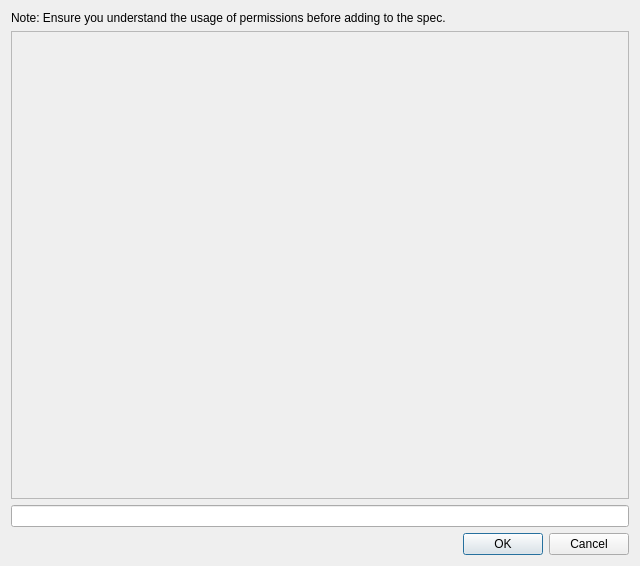
<?xml version="1.0" encoding="UTF-8"?>
<ui version="4.0">
 <class>AndroidPermissionsDialog</class>
 <widget class="QDialog" name="AndroidPermissionsDialog">
  <property name="geometry">
   <rect>
    <x>0</x>
    <y>0</y>
    <width>640</width>
    <height>566</height>
   </rect>
  </property>
  <property name="windowTitle">
   <string>About Buildertron...</string>
  </property>
  <layout class="QGridLayout" name="gridLayout">
   <item row="2" column="1">
    <widget class="QScrollArea" name="scrollArea">
     <property name="widgetResizable">
      <bool>true</bool>
     </property>
     <widget class="QWidget" name="scrollAreaWidgetContents">
      <property name="geometry">
       <rect>
        <x>0</x>
        <y>0</y>
        <width>616</width>
        <height>455</height>
       </rect>
      </property>
      <layout class="QVBoxLayout" name="verticalLayout">
       <item>
        <layout class="QGridLayout" name="gridPermissions"/>
       </item>
       <item>
        <spacer name="verticalSpacer">
         <property name="orientation">
          <enum>Qt::Vertical</enum>
         </property>
         <property name="sizeHint" stdset="0">
          <size>
           <width>20</width>
           <height>40</height>
          </size>
         </property>
        </spacer>
       </item>
      </layout>
     </widget>
    </widget>
   </item>
   <item row="1" column="1">
    <widget class="QLabel" name="label_6">
     <property name="text">
      <string>Note: Ensure you understand the usage of permissions before adding to the spec.</string>
     </property>
    </widget>
   </item>
   <item row="4" column="1">
    <widget class="QDialogButtonBox" name="buttonBox">
     <property name="orientation">
      <enum>Qt::Horizontal</enum>
     </property>
     <property name="standardButtons">
      <set>QDialogButtonBox::Cancel|QDialogButtonBox::Ok</set>
     </property>
    </widget>
   </item>
   <item row="3" column="1">
    <widget class="QLineEdit" name="permissionsList">
     <property name="readOnly">
      <bool>true</bool>
     </property>
    </widget>
   </item>
  </layout>
 </widget>
 <resources/>
 <connections>
  <connection>
   <sender>buttonBox</sender>
   <signal>accepted()</signal>
   <receiver>AndroidPermissionsDialog</receiver>
   <slot>accept()</slot>
   <hints>
    <hint type="sourcelabel">
     <x>259</x>
     <y>554</y>
    </hint>
    <hint type="destinationlabel">
     <x>157</x>
     <y>274</y>
    </hint>
   </hints>
  </connection>
  <connection>
   <sender>buttonBox</sender>
   <signal>rejected()</signal>
   <receiver>AndroidPermissionsDialog</receiver>
   <slot>reject()</slot>
   <hints>
    <hint type="sourcelabel">
     <x>327</x>
     <y>554</y>
    </hint>
    <hint type="destinationlabel">
     <x>286</x>
     <y>274</y>
    </hint>
   </hints>
  </connection>
 </connections>
</ui>
